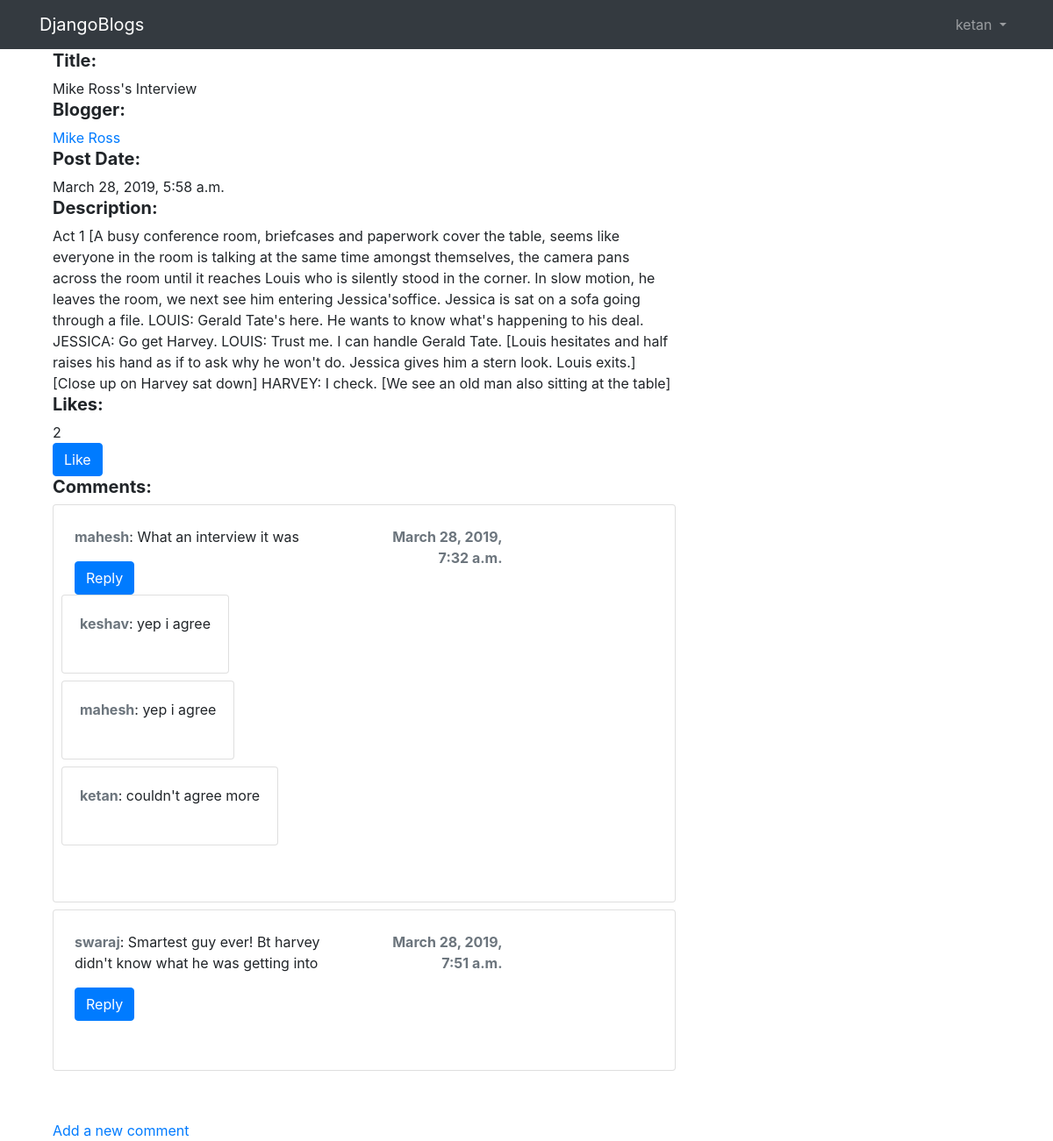
The app's page /blog/blog/2 (signed in) with its own data.
### blog/models.py (models this page shows, shortened)
class Blog(models.Model):
    title = models.CharField(max_length=200, help_text="Enter a title for the blog post", null = True)
    blogger = models.ForeignKey('Blogger', on_delete = models.SET_NULL, null = True)
    date = models.DateTimeField(auto_now=True)
    description = models.TextField(max_length=1000, help_text="Add the blog content", null=True)

class Blogger(models.Model):
    name = models.CharField(max_length=50, help_text="Blogger's name", null=True)
    bio = models.TextField(max_length=200, help_text="Description about the blogger", null=True)
    user = models.ForeignKey(User, null=True, on_delete= models.SET_NULL)
    def __str__(self):
        return self.name

class Comment(models.Model):
    comment = models.CharField(max_length=100, null=True)
    commenter = models.ForeignKey(User,  on_delete = models.SET_NULL, null = True)
    blog = models.ForeignKey(Blog, on_delete = models.SET_NULL, related_name='comments', null = True)
    added_at = models.DateTimeField(auto_now_add=True)

class CommentReply(models.Model):
    reply = models.CharField(max_length=100, null = True)
    comment = models.ForeignKey(Comment, on_delete = models.SET_NULL, related_name='replies',null = True)
    replier = models.ForeignKey(User, on_delete = models.SET_NULL, null = True)
    added_at = models.DateTimeField(auto_now_add=True)

### blog/views.py (the view)
# urls.py: path('blog/<int:pk>', views.BlogDetailView.as_view(), name='blog-detail'),
class BlogDetailView(generic.DetailView):
    model = Blog

### blog/templates/blog/blog_detail.html
{% extends 'base_generic.html' %}
{% block content %}
                <h5><strong>Title: </strong> </h5>{{blog.title}}<br>
                <h5><strong>Blogger: </strong></h5><a href=" {% url 'blogger-detail' blog.blogger.pk%}">{{blog.blogger}}</a><br>
                <h5><strong>Post Date: </strong></h5> {{blog.date}}<br>
                <h5><strong>Description: </strong></h5> {{blog.description}}<br>
                <h5><strong>Likes: </strong></h5> {{blog.likes.all.count}}<br>
                <a href="{% url 'like' blog.pk %}" class="btn btn-primary btn-small">Like</a>
                <h5><strong>Comments: </strong></h5>
                {% if blog.comments.all %}
                    {% for comment in blog.comments.all %}
                    <div class="card mb-2">
                        <div class="card-body p-4">
                            <div class="row mb-3">
                                <div class="col-6">
                                        <strong class="text-muted">{{comment.commenter}}</strong>:  {{comment.comment}}<br>
                                        <div class="mt-3">
                                                <a href="{%url 'reply-comment' blog.pk comment.pk %}" class="btn btn-primary btn-small">Reply</a>
                                                <div class="row mb-3">
                                                        {% if comment.replies.all %}
                                                        {% for c in comment.replies.all %}
                                                            <div class="card mb-2">
                                                                <div class="card-body">
                                                                        <div>
                                                                                <strong class="text-muted">{{c.replier}}</strong>:  {{c.reply}}
                                                                        </div>
                                                                </div><br>
                                                            </div>
                                                        {% endfor%}
                                                    {% endif %}
                                                </div>
                                        </div>
                                </div>
                                <div class="col-3 text-right">
                                        <strong class="text-muted">{{comment.added_at}}</strong>
                                </div>
                            </div>
                        </div>
                    </div>
                    {% endfor %}
                {% endif %}
                <br><br>
                {% if user.is_authenticated %}
                <a href="{% url 'blog-comment' blog.pk %}">Add a new comment</a>
                {% else %}
                <a href="{% url 'login'%}?next={{request.path}}">Login</a> to add a new comment.
                {% endif %}
{% endblock %}

### blog/templates/base_generic.html (shortened to what this page needs)
<html>
    <head>
          <link rel="stylesheet" href="https://stackpath.bootstrapcdn.com/bootstrap/4.1.3/css/bootstrap.min.css">
        </head>
        <body>
                <nav class="navbar navbar-expand-lg navbar-dark bg-dark">
                        <div class="container">
                          <a class="navbar-brand" href="{% url 'homepage' %}">DjangoBlogs</a>
                              <div class="collapse navbar-collapse" id="mainMenu">
                                    {% if user.is_authenticated %}
                                    <ul class="navbar-nav ml-auto">
                                      <li class="nav-item dropdown">
                                        <a class="nav-link dropdown-toggle" href="#" id="userMenu" data-toggle="dropdown" aria-haspopup="true" aria-expanded="false">
                                          {{ user.username }}
                                        </a>
                                      </li>
                                    </ul>
                                  {% else %}
                                    <form class="form-inline ml-auto">
                                      <a href="{% url 'login' %}?next={{request.path}}" class="btn btn-outline-secondary">Log in</a>
                                      <a href="{% url 'signup' %}?next={{request.path}}" class="btn btn-primary ml-2">Sign up</a>
                                    </form>
                                  {% endif %}
                              </div>
                        </div>
                </nav>
            <div class="container">
              <div class="col-sm-4">
              </div>
              <div class="col-sm-8">
                {% block content %}
                {% endblock %}
              </div>
            </div>
        </body>
</html>

### records on screen
Blog: title "Mike Ross's Interview", blogger "Mike Ross", date "March 28, 2019, 5:58 a.m.", description "Act 1 [A busy conference room, briefcases and paperwork cover the table, seems like everyone in the room is talking at the same time amongst themselves, the camera pans across the room until it reaches Louis who is silently stood in the corner. In slow motion, he leaves the room, we next see him entering Jessica'soffice. Jessica is sat on a sofa going through a file. LOUIS: Gerald Tate's here. He wants to know what's happening to his deal. JESSICA: Go get Harvey. LOUIS: Trust me. I can handle Gerald Tate. [Louis hesitates and half raises his hand as if to ask why he won't do. Jessica gives him a stern look. Louis exits.] [Close up on Harvey sat down] HARVEY: I check. [We see an old man also…", likes.all.count "2"
Comment: commenter "mahesh", comment "What an interview it was", added_at "March 28, 2019, 7:32 a.m."
CommentReply: replier "keshav", reply "yep i agree"
CommentReply: replier "mahesh", reply "yep i agree"
CommentReply: replier "ketan", reply "couldn't agree more"
Comment: commenter "swaraj", comment "Smartest guy ever! Bt harvey didn't know what he was getting into", added_at "March 28, 2019, 7:51 a.m."

### other values on screen
{{ user.username }} "ketan"
